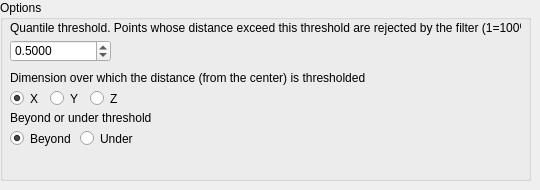
       <widget class="QWidget" name="MaximumQuantileFilter">
        <widget class="QGroupBox" name="groupBox_4">
         <property name="geometry">
          <rect>
           <x>0</x>
           <y>0</y>
           <width>531</width>
           <height>181</height>
          </rect>
         </property>
         <property name="title">
          <string>Options</string>
         </property>
         <widget class="QLabel" name="ratioQuantileTitle">
          <property name="geometry">
           <rect>
            <x>10</x>
            <y>20</y>
            <width>511</width>
            <height>16</height>
           </rect>
          </property>
          <property name="text">
           <string>Quantile threshold. Points whose distance exceed this threshold are rejected by the filter (1=100%)</string>
          </property>
         </widget>
         <widget class="QDoubleSpinBox" name="ratioQuantile">
          <property name="geometry">
           <rect>
            <x>10</x>
            <y>40</y>
            <width>101</width>
            <height>22</height>
           </rect>
          </property>
          <property name="suffix">
           <string>0</string>
          </property>
          <property name="decimals">
           <number>3</number>
          </property>
          <property name="minimum">
           <double>0.001000000000000</double>
          </property>
          <property name="maximum">
           <double>0.999000000000000</double>
          </property>
          <property name="singleStep">
           <double>0.010000000000000</double>
          </property>
          <property name="value">
           <double>0.500000000000000</double>
          </property>
         </widget>
         <widget class="QLabel" name="dimQuantileTitle">
          <property name="geometry">
           <rect>
            <x>10</x>
            <y>70</y>
            <width>371</width>
            <height>16</height>
           </rect>
          </property>
          <property name="text">
           <string>Dimension over which the distance (from the center) is thresholded</string>
          </property>
         </widget>
         <widget class="QRadioButton" name="dimY_Quantile">
          <property name="geometry">
           <rect>
            <x>50</x>
            <y>90</y>
            <width>31</width>
            <height>17</height>
           </rect>
          </property>
          <property name="text">
           <string>Y</string>
          </property>
          <attribute name="buttonGroup">
           <string notr="true">buttonGroup_3</string>
          </attribute>
         </widget>
         <widget class="QRadioButton" name="dimX_Quantile">
          <property name="geometry">
           <rect>
            <x>10</x>
            <y>90</y>
            <width>41</width>
            <height>17</height>
           </rect>
          </property>
          <property name="text">
           <string>X</string>
          </property>
          <property name="checked">
           <bool>true</bool>
          </property>
          <attribute name="buttonGroup">
           <string notr="true">buttonGroup_3</string>
          </attribute>
         </widget>
         <widget class="QRadioButton" name="dimZ_Quantile">
          <property name="geometry">
           <rect>
            <x>90</x>
            <y>90</y>
            <width>31</width>
            <height>17</height>
           </rect>
          </property>
          <property name="text">
           <string>Z</string>
          </property>
          <attribute name="buttonGroup">
           <string notr="true">buttonGroup_3</string>
          </attribute>
         </widget>
         <widget class="QRadioButton" name="beyondQuantile">
          <property name="geometry">
           <rect>
            <x>10</x>
            <y>130</y>
            <width>71</width>
            <height>17</height>
           </rect>
          </property>
          <property name="text">
           <string>Beyond</string>
          </property>
          <property name="checked">
           <bool>true</bool>
          </property>
          <attribute name="buttonGroup">
           <string notr="true">buttonGroup_9</string>
          </attribute>
         </widget>
         <widget class="QRadioButton" name="underQuantile">
          <property name="geometry">
           <rect>
            <x>80</x>
            <y>130</y>
            <width>61</width>
            <height>17</height>
           </rect>
          </property>
          <property name="text">
           <string>Under</string>
          </property>
          <attribute name="buttonGroup">
           <string notr="true">buttonGroup_9</string>
          </attribute>
         </widget>
         <widget class="QLabel" name="dimQuantileTitle_2">
          <property name="geometry">
           <rect>
            <x>10</x>
            <y>110</y>
            <width>371</width>
            <height>16</height>
           </rect>
          </property>
          <property name="text">
           <string>Beyond or under threshold</string>
          </property>
         </widget>
        </widget>
       </widget>
